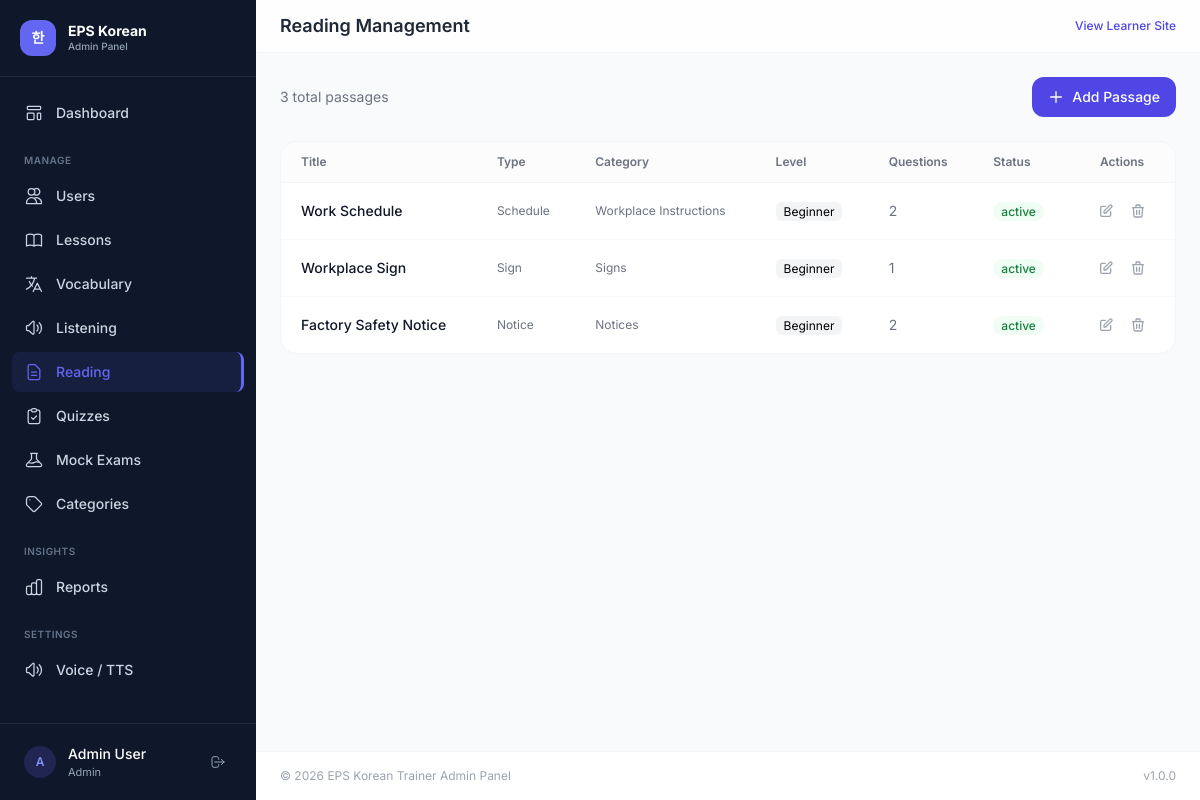
The app's page /admin/reading.php (signed in) with its own data.
### tables this page shows
CREATE TABLE reading_passages (
    id INT AUTO_INCREMENT PRIMARY KEY,
    category_id INT DEFAULT NULL,
    title VARCHAR(200) NOT NULL,
    passage_text LONGTEXT NOT NULL,
    content_type ENUM('notice','sign','instruction','dialogue','passage','schedule','workplace') DEFAULT 'passage',
    difficulty ENUM('beginner','intermediate','advanced') DEFAULT 'beginner',
    status ENUM('active','inactive') DEFAULT 'active',
    created_at DATETIME DEFAULT CURRENT_TIMESTAMP,
    FOREIGN KEY (category_id) REFERENCES categories(id) ON DELETE SET NULL,
    INDEX idx_difficulty (difficulty)
);

CREATE TABLE categories (
    id INT AUTO_INCREMENT PRIMARY KEY,
    name VARCHAR(100) NOT NULL,
    slug VARCHAR(100) NOT NULL UNIQUE,
    description TEXT DEFAULT NULL,
    module ENUM('lesson','vocabulary','listening','reading','quiz','mock_exam') NOT NULL,
    icon VARCHAR(50) DEFAULT NULL,
    color VARCHAR(20) DEFAULT '#3B82F6',
    sort_order INT DEFAULT 0,
    status ENUM('active','inactive') DEFAULT 'active',
    created_at DATETIME DEFAULT CURRENT_TIMESTAMP,
    INDEX idx_module (module),
    INDEX idx_status (status)
);

### includes/helpers.php (called while the page is built, shortened)
<?php
function sanitize(string $input): string {
    return htmlspecialchars(trim($input), ENT_QUOTES, 'UTF-8');
}
function getCount(string $table, string $where = '1=1', array $params = []): int {
    $db = getDB();
    $stmt = $db->prepare("SELECT COUNT(*) as cnt FROM $table WHERE $where");
    $stmt->execute($params);
    return (int)$stmt->fetch()['cnt'];
}

### admin/reading.php (the view, shortened to what this page needs)
<?php
require_once __DIR__ . '/../includes/helpers.php';
$db = getDB();
$categories = $db->query("SELECT * FROM categories WHERE module = 'reading' AND status = 'active' ORDER BY sort_order")->fetchAll();
$action = $_GET['action'] ?? 'list';
$passage = null; $questions = [];
require_once __DIR__ . '/../includes/admin-header.php';
if ($action === 'add' || ($action === 'edit' && $passage)):
?>
<div class="max-w-4xl mx-auto">
    <div class="flex items-center justify-between mb-6">
        <h3 class="text-lg font-semibold text-gray-900"><?= $passage ? 'Edit Passage' : 'Add Reading Passage' ?></h3>
        <a href="<?= APP_URL ?>/admin/reading.php" class="text-sm text-gray-500 hover:text-gray-700">← Back</a>
    </div>
    <form method="POST" class="bg-white rounded-2xl border border-gray-100 p-6 space-y-5 mb-6">
        <?= csrfField() ?>
        <input type="hidden" name="form_action" value="save_passage">
        <div class="grid sm:grid-cols-2 gap-4">
            <div class="sm:col-span-2">
                <label class="block text-sm font-medium text-gray-700 mb-1.5">Title *</label>
                <input type="text" name="title" value="<?= sanitize($passage['title'] ?? '') ?>" required class="w-full px-4 py-3 rounded-xl border border-gray-200 text-sm">
            </div>
            <div>
                <label class="block text-sm font-medium text-gray-700 mb-1.5">Content Type</label>
                <select name="content_type" class="w-full px-4 py-3 rounded-xl border border-gray-200 text-sm bg-white">
                    <?php foreach (['notice','sign','instruction','dialogue','passage','schedule','workplace'] as $t): ?>
                        <option value="<?= $t ?>" <?= ($passage['content_type'] ?? '') === $t ? 'selected' : '' ?>><?= ucfirst($t) ?></option>
                    <?php endforeach; ?>
                </select>
            </div>
            <div>
                <label class="block text-sm font-medium text-gray-700 mb-1.5">Category</label>
                <select name="category_id" class="w-full px-4 py-3 rounded-xl border border-gray-200 text-sm bg-white">
                    <option value="">None</option>
                    <?php foreach ($categories as $c): ?>
                        <option value="<?= $c['id'] ?>" <?= ($passage['category_id'] ?? '') == $c['id'] ? 'selected' : '' ?>><?= sanitize($c['name']) ?></option>
                    <?php endforeach; ?>
                </select>
            </div>
            <div>
                <label class="block text-sm font-medium text-gray-700 mb-1.5">Difficulty</label>
                <select name="difficulty" class="w-full px-4 py-3 rounded-xl border border-gray-200 text-sm bg-white">
                    <option value="beginner" <?= ($passage['difficulty'] ?? '') === 'beginner' ? 'selected' : '' ?>>Beginner</option>
                    <option value="intermediate" <?= ($passage['difficulty'] ?? '') === 'intermediate' ? 'selected' : '' ?>>Intermediate</option>
                    <option value="advanced" <?= ($passage['difficulty'] ?? '') === 'advanced' ? 'selected' : '' ?>>Advanced</option>
                </select>
            </div>
            <div>
                <label class="block text-sm font-medium text-gray-700 mb-1.5">Status</label>
                <select name="status" class="w-full px-4 py-3 rounded-xl border border-gray-200 text-sm bg-white">
                    <option value="active" <?= ($passage['status'] ?? '') === 'active' ? 'selected' : '' ?>>Active</option>
                    <option value="inactive" <?= ($passage['status'] ?? '') === 'inactive' ? 'selected' : '' ?>>Inactive</option>
                </select>
            </div>
        </div>
        <div>
            <label class="block text-sm font-medium text-gray-700 mb-1.5">Passage Text (HTML supported) *</label>
            <textarea name="passage_text" rows="8" required class="w-full px-4 py-3 rounded-xl border border-gray-200 text-sm font-mono resize-y"><?= htmlspecialchars($passage['passage_text'] ?? '', ENT_QUOTES) ?></textarea>
        </div>
        <button type="submit" class="px-6 py-3 bg-indigo-600 hover:bg-indigo-700 text-white font-semibold rounded-xl transition text-sm">
            <?= $passage ? 'Update Passage' : 'Create Passage' ?>
        </button>
    </form>
    <?php if ($passage): ?>
    <div class="bg-white rounded-2xl border border-gray-100 p-6 mb-6">
        <h3 class="text-base font-semibold text-gray-900 mb-4">Questions (<?= count($questions) ?>)</h3>
        <?php foreach ($questions as $idx => $q): ?>
        <div class="p-4 rounded-xl border border-gray-100 mb-3">
            <div class="flex items-start justify-between gap-2">
                <div class="flex-1">
                    <p class="text-sm font-medium text-gray-900 mb-1"><?= ($idx + 1) ?>. <?= sanitize($q['question_text']) ?></p>
                    <div class="text-xs text-gray-500 space-x-3">
                        <span class="<?= $q['correct_answer'] === 'A' ? 'text-green-600 font-bold' : '' ?>">A: <?= sanitize($q['choice_a']) ?></span>
                        <span class="<?= $q['correct_answer'] === 'B' ? 'text-green-600 font-bold' : '' ?>">B: <?= sanitize($q['choice_b']) ?></span>
                        <span class="<?= $q['correct_answer'] === 'C' ? 'text-green-600 font-bold' : '' ?>">C: <?= sanitize($q['choice_c']) ?></span>
                        <span class="<?= $q['correct_answer'] === 'D' ? 'text-green-600 font-bold' : '' ?>">D: <?= sanitize($q['choice_d']) ?></span>
                    </div>
                </div>
                <form method="POST" class="inline" onsubmit="return confirm('Delete question?')">
                    <?= csrfField() ?>
                    <input type="hidden" name="form_action" value="delete_question">
                    <input type="hidden" name="question_id" value="<?= $q['id'] ?>">
                    <input type="hidden" name="passage_id" value="<?= $passage['id'] ?>">
                    <button type="submit" class="p-1 rounded hover:bg-red-50 text-gray-400 hover:text-red-600 transition">
                        <svg class="w-4 h-4" fill="none" stroke="currentColor" viewBox="0 0 24 24"><path stroke-linecap="round" stroke-linejoin="round" stroke-width="2" d="M6 18L18 6M6 6l12 12"/></svg>
                    </button>
                </form>
            </div>
        </div>
        <?php endforeach; ?>
        <details class="mt-4">
            <summary class="cursor-pointer text-sm font-medium text-indigo-600 hover:text-indigo-700">+ Add New Question</summary>
            <form method="POST" class="mt-3 p-4 rounded-xl bg-gray-50 space-y-4">
                <?= csrfField() ?>
                <input type="hidden" name="form_action" value="save_question">
                <input type="hidden" name="passage_id" value="<?= $passage['id'] ?>">
                <div>
                    <label class="block text-xs font-medium text-gray-600 mb-1">Question Text *</label>
                    <textarea name="question_text" rows="2" required class="w-full px-3 py-2 rounded-lg border border-gray-200 text-sm resize-none"></textarea>
                </div>
                <div class="grid grid-cols-2 gap-3">
                    <input type="text" name="choice_a" placeholder="Choice A *" required class="px-3 py-2 rounded-lg border border-gray-200 text-sm">
                    <input type="text" name="choice_b" placeholder="Choice B *" required class="px-3 py-2 rounded-lg border border-gray-200 text-sm">
                    <input type="text" name="choice_c" placeholder="Choice C *" required class="px-3 py-2 rounded-lg border border-gray-200 text-sm">
                    <input type="text" name="choice_d" placeholder="Choice D *" required class="px-3 py-2 rounded-lg border border-gray-200 text-sm">
                </div>
                <div class="grid grid-cols-3 gap-3">
                    <select name="correct_answer" class="px-3 py-2 rounded-lg border border-gray-200 text-sm bg-white">
                        <option value="A">Correct: A</option><option value="B">Correct: B</option><option value="C">Correct: C</option><option value="D">Correct: D</option>
                    </select>
                    <input type="number" name="sort_order" value="0" placeholder="Sort" class="px-3 py-2 rounded-lg border border-gray-200 text-sm">
                    <button type="submit" class="px-4 py-2 bg-indigo-600 text-white rounded-lg text-sm font-medium hover:bg-indigo-700 transition">Add Question</button>
                </div>
                <textarea name="explanation" placeholder="Explanation (optional)" rows="1" class="w-full px-3 py-2 rounded-lg border border-gray-200 text-sm resize-none"></textarea>
            </form>
        </details>
    </div>
    <?php endif; ?>
</div>
<?php else: ?>
<div class="flex items-center justify-between mb-6">
    <p class="text-sm text-gray-500"><?= getCount('reading_passages') ?> total passages</p>
    <a href="<?= APP_URL ?>/admin/reading.php?action=add" class="inline-flex items-center gap-2 px-4 py-2.5 bg-indigo-600 hover:bg-indigo-700 text-white rounded-xl text-sm font-medium transition">
        <svg class="w-4 h-4" fill="none" stroke="currentColor" viewBox="0 0 24 24"><path stroke-linecap="round" stroke-linejoin="round" stroke-width="2" d="M12 4v16m8-8H4"/></svg>
        Add Passage
    </a>
</div>
<?php
$page = max(1, (int)($_GET['page'] ?? 1));
$offset = ($page - 1) * ITEMS_PER_PAGE;
$stmt = $db->prepare("SELECT rp.*, c.name as category_name, (SELECT COUNT(*) FROM reading_questions rq WHERE rq.passage_id = rp.id) as q_count FROM reading_passages rp LEFT JOIN categories c ON rp.category_id = c.id ORDER BY rp.id DESC LIMIT " . ITEMS_PER_PAGE . " OFFSET ?");
$stmt->execute([$offset]);
$passages = $stmt->fetchAll();
?>
<div class="bg-white rounded-2xl border border-gray-100 overflow-hidden">
    <div class="overflow-x-auto">
        <table class="w-full text-sm">
            <thead>
                <tr class="border-b border-gray-100 bg-gray-50/50">
                    <th class="text-left px-5 py-3 text-xs font-semibold text-gray-500">Title</th>
                    <th class="text-left px-5 py-3 text-xs font-semibold text-gray-500">Type</th>
                    <th class="text-left px-5 py-3 text-xs font-semibold text-gray-500">Category</th>
                    <th class="text-left px-5 py-3 text-xs font-semibold text-gray-500">Level</th>
                    <th class="text-left px-5 py-3 text-xs font-semibold text-gray-500">Questions</th>
                    <th class="text-left px-5 py-3 text-xs font-semibold text-gray-500">Status</th>
                    <th class="text-center px-5 py-3 text-xs font-semibold text-gray-500">Actions</th>
                </tr>
            </thead>
            <tbody class="divide-y divide-gray-50">
                <?php foreach ($passages as $p): ?>
                <tr class="hover:bg-gray-50/50 transition">
                    <td class="px-5 py-3.5 font-medium text-gray-900"><?= sanitize($p['title']) ?></td>
                    <td class="px-5 py-3.5 text-xs capitalize text-gray-500"><?= $p['content_type'] ?></td>
                    <td class="px-5 py-3.5 text-xs text-gray-500"><?= sanitize($p['category_name'] ?? '-') ?></td>
                    <td class="px-5 py-3.5"><span class="px-2 py-0.5 rounded-md bg-gray-100 text-xs capitalize"><?= $p['difficulty'] ?></span></td>
                    <td class="px-5 py-3.5 text-gray-500"><?= $p['q_count'] ?></td>
                    <td class="px-5 py-3.5">
                        <span class="px-2 py-0.5 rounded-full text-xs font-medium <?= $p['status'] === 'active' ? 'bg-green-50 text-green-700' : 'bg-gray-100 text-gray-500' ?>"><?= $p['status'] ?></span>
                    </td>
                    <td class="px-5 py-3.5 text-center">
                        <div class="flex items-center justify-center gap-1">
                            <a href="<?= APP_URL ?>/admin/reading.php?action=edit&id=<?= $p['id'] ?>" class="p-1.5 rounded-lg hover:bg-indigo-50 text-gray-400 hover:text-indigo-600 transition">
                                <svg class="w-4 h-4" fill="none" stroke="currentColor" viewBox="0 0 24 24"><path stroke-linecap="round" stroke-linejoin="round" stroke-width="2" d="M11 5H6a2 2 0 00-2 2v11a2 2 0 002 2h11a2 2 0 002-2v-5m-1.414-9.414a2 2 0 112.828 2.828L11.828 15H9v-2.828l8.586-8.586z"/></svg>
                            </a>
                            <form method="POST" class="inline" onsubmit="return confirm('Delete passage and all questions?')">
                                <button type="submit" class="p-1.5 rounded-lg hover:bg-red-50 text-gray-400 hover:text-red-600 transition">
                                    <svg class="w-4 h-4" fill="none" stroke="currentColor" viewBox="0 0 24 24"><path stroke-linecap="round" stroke-linejoin="round" stroke-width="2" d="M19 7l-.867 12.142A2 2 0 0116.138 21H7.862a2 2 0 01-1.995-1.858L5 7m5 4v6m4-6v6m1-10V4a1 1 0 00-1-1h-4a1 1 0 00-1 1v3M4 7h16"/></svg>
                                </button>
                            </form>
                        </div>
                    </td>
                </tr>
                <?php endforeach; ?>
            </tbody>
        </table>
    </div>
</div>
<?php endif; ?>
<?php require_once __DIR__ . '/../includes/admin-footer.php'; ?>

### includes/admin-header.php (style rules this page uses)
body { font-family: 'Inter', 'Noto Sans KR', sans-serif; }

### records on screen
reading_passages: title "Work Schedule", content_type "Schedule", category.name "Workplace Instructions", difficulty "Beginner", q_count "2", status "active"
reading_passages: title "Workplace Sign", content_type "Sign", category.name "Signs", difficulty "Beginner", q_count "1", status "active"
reading_passages: title "Factory Safety Notice", content_type "Notice", category.name "Notices", difficulty "Beginner", q_count "2", status "active"

### other values on screen
substr($currentUser['name'], 0, 1) "A"
$currentUser['name'] "Admin User"
$pageTitle "Reading Management"
getCount('reading_passages') "3"
APP_NAME "EPS Korean Trainer"
APP_VERSION "1.0.0"
